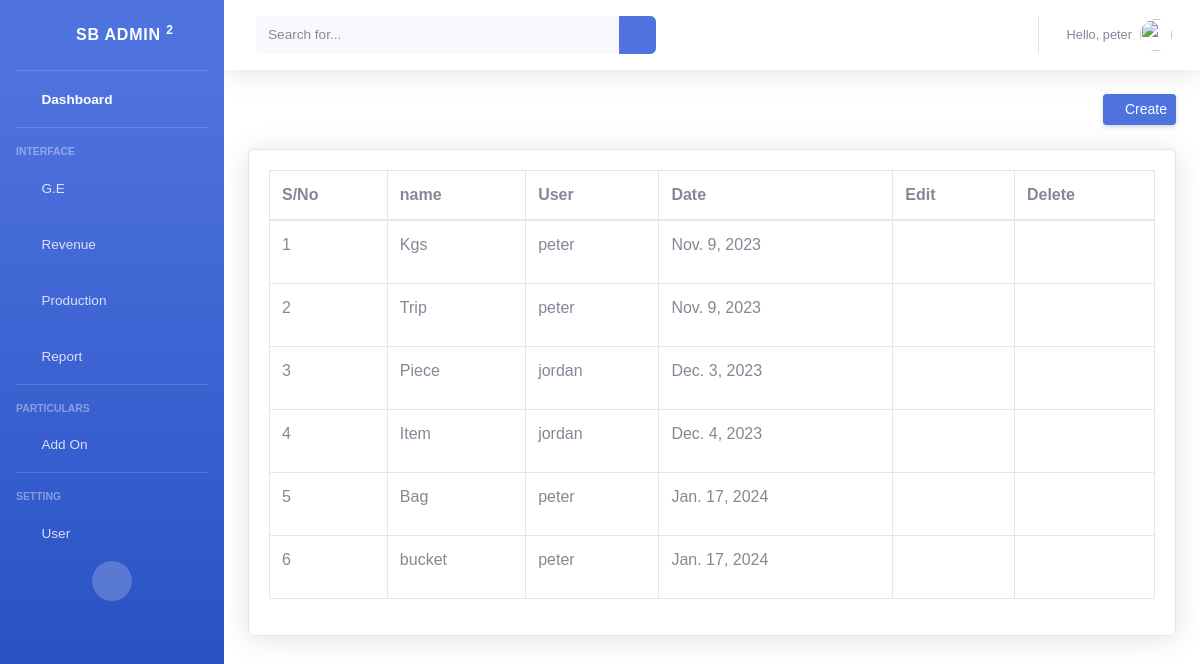
Page /unit/ (signed in) on the committed database.
### backend/models.py (models this page shows, shortened)
class Unit(models.Model):
	def generate_reference_number():
		prefix = 'U'
		unique_digits = ''.join(random.sample(string.digits, k=6))
		return f'{prefix}-{unique_digits}'
	id 					= models.UUIDField(default=uuid.uuid4, unique=True, primary_key=True, editable=False)
	user 				= models.ForeignKey(settings.AUTH_USER_MODEL, on_delete=models.SET_NULL, null=True, blank=False)
	reference_number 	= models.CharField(max_length=200, default=generate_reference_number, blank=False, editable=False)
	name 				= models.CharField(max_length=200, blank=False)
	pub_date 			= models.DateField(default=date.today)

### backend/views.py (the view)
# urls.py: path('unit/', views.unit, name='unit'),
@login_required
def unit(request):
	if request.user.is_authenticated:
		units = Unit.objects.all()
	else:
		return redirect('login')
	context = {
		'units' : units,
	}
	return render(request, 'backend/component/unit/unit_table.html', context)

### backend/templates/backend/component/unit/unit_table.html (shortened to what this page needs)
{% load static %}
{% include 'backend/header.html' %}
{% block content %}
    <div id="wrapper">
        {% include 'backend/sidebar.html' %}
        <div id="content-wrapper" class="d-flex flex-column">
            <div id="content" style="background-color: white;">
                {% include 'backend/navbar.html' %}
                <div class="container-fluid mt-4">
                    <div class="d-sm-flex align-items-center justify-content-between mb-4 mt-4">
                        <a href="{% url 'add_unit' %}" class="d-none d-sm-inline-block btn btn-sm btn-primary shadow-sm">
                        <i class="fas fa-plus fa-sm text-white-50"></i> Create </a>
                    </div>
                    <div class="card shadow mb-4">
                        <div class="card-body">
                            <div class="table-responsive">
                                <table class="table table-bordered" id="dataTable" width="100%" cellspacing="0">
                                    <thead>
                                        <tr>
                                            <th>S/No</th>
                                            <th>name</th>
                                            <th>User</th>
                                            <th>Date</th>
                                             {% if request.user.is_superuser %}
                                            <th>Edit</th>
                                            {% endif %}
                                            {% if request.user.is_superuser %}
                                            <th>Delete</th>
                                            {% endif %}
                                        </tr>
                                    </thead>
                                    <tbody>
                                      {% for i in units %}
                                      <tr>
                                          <td>{{forloop.counter}}</td>
                                          <td>{{i.name}}</td>
                                          <td>{{i.user}}</td>
                                          <td>{{i.pub_date}}</td>
                                          {% if request.user.is_superuser %}
                                          <td>
                                          <a href="{% url 'edit_unit' i.id %}" class="btn btn-inf0">
                                            <i class="fas fa-pen"></i>
                                          </a>
                                          </td>
                                          {% endif %}
                                          {% if request.user.is_superuser %}
                                          <td >
                                            <a href="{% url 'delete_unit' i.id %}" class="btn btn-inf0" >
                                            <i class="fas fa-trash"></i>
                                          </a>
                                          </td>
                                          {% endif %}
                                      </tr>
                                      {% endfor %}
                                    </tbody>
                                </table>
                            </div>
                        </div>
                    </div>
                </div>
            </div>
        </div>
    </div>
{% endblock content %}
{% include 'backend/footer.html' %}

### backend/templates/backend/navbar.html (shortened to what this page needs)
{% load static %}
    <nav class="navbar navbar-expand navbar-light bg-white topbar mb-4 static-top shadow">
        <form
            class="d-none d-sm-inline-block form-inline mr-auto ml-md-3 my-2 my-md-0 mw-100 navbar-search">
            <div class="input-group">
                <input type="text" class="form-control bg-light border-0 small" placeholder="Search for..."
                    aria-label="Search" aria-describedby="basic-addon2">
                <div class="input-group-append">
                    <button class="btn btn-primary" type="button">
                        <i class="fas fa-search fa-sm"></i>
                    </button>
                </div>
            </div>
        </form>
        <ul class="navbar-nav ml-auto">
            {% if request.user.is_authenticated %}
            <li class="nav-item dropdown no-arrow">
                <a class="nav-link dropdown-toggle" href="#" id="userDropdown" role="button"
                    data-toggle="dropdown" aria-haspopup="true" aria-expanded="false">
                    <span class="mr-2 d-none d-lg-inline text-gray-600 small">Hello, {{ request.user}}</span>
                    <img class="img-profile rounded-circle"
                        src="{% static 'img/undraw_profile.svg' %}">
                </a>
            </li>
            {% else %}
            <a class="dropdown-item" href="#" data-toggle="modal" data-target="#logoutModal">
                <i class="fas fa-sign-out-alt fa-sm fa-fw mr-2 text-gray-400"></i> Logout
            </a>
            {% endif %}
        </ul>
    </nav>

### static/css/apexcharts.css (style rules this page uses)
body { background: #343E59; color: #777; font-family: Montserrat, Arial, sans-serif; }
.shadow { box-shadow: 0px 1px 15px 1px rgba(69, 65, 78, 0.08); }

### rows in the picture
Unit: name "Kgs", user "peter", pub_date "Nov. 9, 2023"
Unit: name "Trip", user "peter", pub_date "Nov. 9, 2023"
Unit: name "Piece", user "jordan", pub_date "Dec. 3, 2023"
Unit: name "Item", user "jordan", pub_date "Dec. 4, 2023"
Unit: name "Bag", user "peter", pub_date "Jan. 17, 2024"
Unit: name "bucket", user "peter", pub_date "Jan. 17, 2024"

### other values in the picture
{{ request.user }} "peter"
